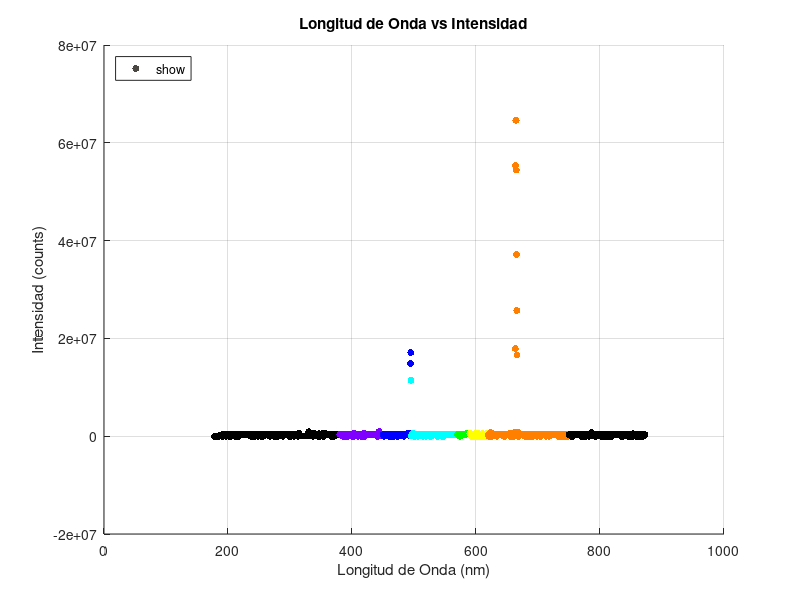

The MATLAB source for this figure:
clear all
close all
clc



% Ejemplo: arreglo con cadenas
%cadenas = {''};

% Reemplazar comas por puntos en todo el arreglo
%intensidad = cellfun(@(x) strrep(x, ',', '.'), cadenas, 'UniformOutput', false);


matriz=[
178.292	-10.39
178.672	-10.39
179.052	-10.39
179.432	-96.99
179.813	-29.11
180.193	-111.00
180.573	-80.60
180.953	-59.54
181.333	-87.62
181.713	-59.54
182.093	-61.88
182.473	-61.88
182.853	-17.41
183.233	29.40
183.613	-3.37E+03
183.993	64.51
184.373	41.11
184.753	83.24
185.133	1.11E+05
185.513	76.21
185.892	1.37E+05
186.272	2.00E+05
186.652	1.32E+05
187.032	1.84E+05
187.411	1.68E+05
187.791	2.35E+05
188.17	2.61E+05
188.55	2.61E+05
188.93	2.49E+05
189.309	2.45E+05
189.689	2.89E+05
190.068	2.59E+05
190.448	2.40E+05
190.827	2.68E+05
191.206	336.00
191.586	3.01E+05
191.965	3.62E+05
192.344	2.59E+05
192.724	3.01E+05
193.103	3.01E+05
193.482	3.50E+05
193.861	3.20E+05
194.241	3.10E+05
194.62	3.27E+05
194.999	3.50E+05
195.378	3.13E+05
195.757	3.17E+05
196.136	3.31E+05
196.515	3.38E+05
196.894	2.94E+05
197.273	336.00
197.652	3.52E+05
198.031	3.41E+05
198.41	3.41E+05
198.789	3.27E+05
199.167	2.54E+05
199.546	2.92E+05
199.925	3.08E+05
200.304	3.88E+05
200.682	2.64E+05
201.061	322.00
201.44	3.08E+05
201.818	2.96E+05
202.197	2.75E+05
202.575	3.03E+05
202.954	3.08E+05
203.332	226.00
203.711	2.73E+05
204.089	2.47E+05
204.468	219.00
204.846	2.35E+05
205.224	3.17E+05
205.603	2.61E+05
205.981	2.89E+05
206.359	2.56E+05
206.738	2.61E+05
207.116	2.64E+05
207.494	3.38E+05
207.872	3.48E+05
208.25	3.03E+05
208.628	2.73E+05
209.007	2.56E+05
209.385	2.61E+05
209.763	2.71E+05
210.141	3.17E+05
210.519	2.28E+05
210.897	233.00
211.274	2.64E+05
211.652	1.98E+05
212.03	2.64E+05
212.408	2.52E+05
212.786	2.82E+05
213.164	3.13E+05
213.541	3.27E+05
213.919	2.61E+05
214.297	2.96E+05
214.674	2.99E+05
215.052	3.03E+05
215.43	343.00
215.807	2.64E+05
216.185	3.15E+05
216.562	329.00
216.94	3.13E+05
217.317	329.00
217.694	3.17E+05
218.072	2.68E+05
218.449	2.99E+05
218.827	3.17E+05
219.204	2.85E+05
219.581	3.24E+05
219.958	2.64E+05
220.336	3.06E+05
220.713	2.96E+05
221.09	2.94E+05
221.467	2.92E+05
221.844	2.56E+05
222.221	3.24E+05
222.598	2.87E+05
222.975	2.56E+05
223.352	2.71E+05
223.729	2.28E+05
224.106	2.68E+05
224.483	3.24E+05
224.86	3.08E+05
225.237	3.01E+05
225.614	3.17E+05
225.99	3.15E+05
226.367	3.99E+05
226.744	2.78E+05
227.12	3.31E+05
227.497	3.06E+05
227.874	2.82E+05
228.25	2.68E+05
228.627	2.40E+05
229.003	3.50E+05
229.38	3.66E+05
229.756	3.27E+05
230.133	2.68E+05
230.509	2.49E+05
230.886	3.27E+05
231.262	2.75E+05
231.638	2.92E+05
232.015	2.87E+05
232.391	3.06E+05
232.767	3.20E+05
233.143	2.89E+05
233.52	2.61E+05
233.896	3.38E+05
234.272	3.66E+05
234.648	2.99E+05
235.024	3.20E+05
235.40	2.59E+05
235.776	2.94E+05
236.152	2.80E+05
236.528	3.34E+05
236.904	322.00
237.28	2.92E+05
237.656	3.27E+05
238.032	3.38E+05
238.407	3.24E+05
238.783	336.00
239.159	2.66E+05
239.535	3.34E+05
239.91	2.99E+05
240.286	329.00
240.662	3.24E+05
241.037	322.00
241.413	329.00
241.788	329.00
242.164	3.13E+05
242.539	3.52E+05
242.915	2.38E+05
243.29	322.00
243.665	2.71E+05
244.041	3.64E+05
244.416	3.62E+05
244.791	3.50E+05
245.167	2.66E+05
245.542	3.34E+05
245.917	2.92E+05
246.292	3.57E+05
246.667	3.17E+05
247.042	3.50E+05
247.418	3.20E+05
247.793	3.41E+05
248.168	3.13E+05
248.543	3.48E+05
248.918	322.00
249.292	2.99E+05
249.667	3.31E+05
250.042	3.08E+05
250.417	2.66E+05
250.792	3.08E+05
251.167	3.01E+05
251.541	2.94E+05
251.916	2.82E+05
252.291	2.14E+05
252.665	343.00
253.04	3.55E+05
253.415	3.08E+05
253.789	3.31E+05
254.164	2.82E+05
254.538	3.57E+05
254.913	2.82E+05
255.287	329.00
255.661	322.00
256.036	3.55E+05
256.41	3.59E+05
256.784	322.00
257.159	2.66E+05
257.533	2.99E+05
257.907	3.38E+05
258.281	2.52E+05
258.655	3.64E+05
259.03	3.17E+05
259.404	3.06E+05
259.778	3.59E+05
260.152	3.15E+05
260.526	3.06E+05
260.90	2.68E+05
261.274	2.68E+05
261.648	3.41E+05
262.021	3.24E+05
262.395	2.96E+05
262.769	2.96E+05
263.143	2.73E+05
263.517	3.13E+05
263.89	2.45E+05
264.264	3.06E+05
264.638	2.45E+05
265.011	3.41E+05
265.385	3.08E+05
265.758	3.17E+05
266.132	2.92E+05
266.505	3.74E+05
266.879	3.31E+05
267.252	343.00
267.626	3.57E+05
267.999	336.00
268.372	3.48E+05
268.746	3.13E+05
269.119	3.34E+05
269.492	3.31E+05
269.865	2.78E+05
270.239	2.94E+05
270.612	3.59E+05
270.985	3.24E+05
271.358	2.80E+05
271.731	3.71E+05
272.104	3.17E+05
272.477	3.74E+05
272.85	2.82E+05
273.223	3.76E+05
273.596	329.00
273.969	2.87E+05
274.342	3.38E+05
274.714	3.41E+05
275.087	2.80E+05
275.46	3.17E+05
275.833	2.96E+05
276.205	3.64E+05
276.578	3.55E+05
276.95	3.10E+05
277.323	2.73E+05
277.696	2.64E+05
278.068	343.00
278.441	3.34E+05
278.813	3.69E+05
279.185	322.00
279.558	3.17E+05
279.93	343.00
280.302	3.48E+05
280.675	2.28E+05
281.047	336.00
281.419	3.52E+05
281.791	2.96E+05
282.164	2.52E+05
282.536	3.59E+05
282.908	3.38E+05
283.28	3.57E+05
283.652	3.24E+05
284.024	3.34E+05
284.396	3.41E+05
284.768	3.03E+05
285.14	2.71E+05
285.512	3.62E+05
285.883	2.40E+05
286.255	3.17E+05
286.627	3.55E+05
286.999	3.48E+05
287.37	3.52E+05
287.742	2.45E+05
288.114	3.62E+05
288.485	329.00
288.857	3.17E+05
289.228	3.01E+05
289.60	3.64E+05
289.971	3.34E+05
290.343	2.85E+05
290.714	3.34E+05
291.086	4.30E+05
291.457	3.62E+05
291.828	3.90E+05
292.20	3.92E+05
292.571	4.51E+05
292.942	3.90E+05
293.313	4.41E+05
293.684	3.15E+05
294.055	3.90E+05
294.427	3.78E+05
294.798	3.38E+05
295.169	3.55E+05
295.54	3.10E+05
295.911	3.71E+05
296.281	3.55E+05
296.652	4.02E+05
297.023	4.09E+05
297.394	4.30E+05
297.765	4.37E+05
298.136	3.57E+05
298.506	432.00
298.877	4.13E+05
299.248	3.76E+05
299.618	4.09E+05
299.989	3.78E+05
300.359	3.59E+05
300.73	2.89E+05
301.10	425.00
301.471	3.71E+05
301.841	3.55E+05
302.212	3.50E+05
302.582	3.85E+05
302.952	4.48E+05
303.323	4.13E+05
303.693	4.04E+05
304.063	3.74E+05
304.433	3.41E+05
304.803	3.15E+05
305.174	3.78E+05
305.544	3.69E+05
305.914	3.66E+05
306.284	4.20E+05
306.654	343.00
307.024	3.17E+05
307.394	3.69E+05
307.763	3.55E+05
308.133	3.57E+05
308.503	3.66E+05
308.873	3.66E+05
309.243	4.06E+05
309.612	3.90E+05
309.982	3.88E+05
310.352	3.69E+05
310.721	3.55E+05
311.091	4.34E+05
311.46	4.04E+05
311.83	4.06E+05
312.199	4.16E+05
312.569	432.00
312.938	4.76E+05
313.308	4.67E+05
313.677	4.34E+05
314.046	4.95E+05
314.416	5.14E+05
314.785	6.61E+05
315.154	1026.00
315.523	1815.00
315.892	2810.00
316.261	3273.00
316.631	3194.00
317.00	3423.00
317.369	4233.00
317.738	5270.00
318.106	6208.00
318.475	6492.00
318.844	5825.00
319.213	5059.00
319.582	4186.00
319.951	3594.00
320.319	3327.00
320.688	3037.00
321.057	2798.00
321.425	2770.00
321.794	2548.00
322.163	2.40E+03
322.531	2222.00
322.90	2281.00
323.268	2211.00
323.636	2129.00
324.005	2124.00
324.373	2101.00
324.741	1841.00
325.11	1843.00
325.478	1675.00
325.846	1541.00
326.214	1394.00
326.583	1462.00
326.951	1251.00
327.319	1190.00
327.687	1162.00
328.055	1111.00
328.423	1108.00
328.791	1022.00
329.159	1015.00
329.526	1001.00
329.894	8.63E+05
330.262	9.07E+05
330.63	7.67E+05
330.998	7.57E+05
331.365	7.97E+05
331.733	7.71E+05
332.101	6.94E+05
332.468	6.10E+05
332.836	6.99E+05
333.203	6.12E+05
333.571	6.36E+05
333.938	5.94E+05
334.306	6.22E+05
334.673	5.77E+05
335.04	5.19E+05
335.408	4.55E+05
335.775	4.72E+05
336.142	4.91E+05
336.509	4.79E+05
336.877	4.91E+05
337.244	4.37E+05
337.611	439.00
337.978	4.06E+05
338.345	4.95E+05
338.712	4.62E+05
339.079	3.71E+05
339.446	4.65E+05
339.813	5.61E+05
340.179	4.74E+05
340.546	4.81E+05
340.913	4.65E+05
341.28	4.13E+05
341.647	4.74E+05
342.013	4.37E+05
342.38	3.88E+05
342.746	3.95E+05
343.113	4.06E+05
343.48	4.55E+05
343.846	4.27E+05
344.212	4.62E+05
344.579	4.30E+05
344.945	4.34E+05
345.312	4.37E+05
345.678	4.84E+05
346.044	425.00
346.411	5.07E+05
346.777	3.92E+05
347.143	3.71E+05
347.509	432.00
347.875	439.00
348.241	4.06E+05
348.607	3.81E+05
348.973	4.88E+05
349.339	3.55E+05
349.705	3.81E+05
350.071	4.16E+05
350.437	3.76E+05
350.803	4.48E+05
351.169	4.09E+05
351.534	4.09E+05
351.90	4.02E+05
352.266	5.19E+05
352.631	432.00
352.997	3.99E+05
353.362	4.55E+05
353.728	432.00
354.093	3.69E+05
354.459	439.00
354.824	4.23E+05
355.19	3.99E+05
355.555	3.97E+05
355.92	4.81E+05
356.286	3.99E+05
356.651	5.79E+05
357.016	4.55E+05
357.381	4.67E+05
357.746	3.78E+05
358.112	4.69E+05
358.477	4.09E+05
358.842	4.60E+05
359.207	4.09E+05
359.572	4.48E+05
359.937	4.34E+05
360.301	3.62E+05
360.666	4.48E+05
361.031	4.51E+05
361.396	4.55E+05
361.761	3.59E+05
362.125	3.62E+05
362.49	4.23E+05
362.855	3.88E+05
363.219	3.99E+05
363.584	3.74E+05
363.948	3.95E+05
364.313	3.97E+05
364.677	3.45E+05
365.042	4.09E+05
365.406	3.85E+05
365.77	4.02E+05
366.135	4.02E+05
366.499	432.00
366.863	3.38E+05
367.227	3.45E+05
367.591	4.51E+05
367.955	4.23E+05
368.32	3.97E+05
368.684	3.69E+05
369.048	3.57E+05
369.412	425.00
369.775	4.30E+05
370.139	4.67E+05
370.503	3.55E+05
370.867	4.06E+05
371.231	425.00
371.595	3.90E+05
371.958	4.23E+05
372.322	4.09E+05
372.686	4.16E+05
373.049	4.20E+05
373.413	3.85E+05
373.776	4.44E+05
374.14	4.23E+05
374.503	4.16E+05
374.867	4.74E+05
375.23	4.62E+05
375.593	3.97E+05
375.957	4.16E+05
376.32	3.74E+05
376.683	3.38E+05
377.046	3.59E+05
377.409	4.34E+05
377.773	4.30E+05
378.136	3.71E+05
378.499	4.02E+05
378.862	4.02E+05
379.225	3.92E+05
379.588	4.41E+05
379.95	2.82E+05
380.313	4.27E+05
380.676	4.55E+05
381.039	4.09E+05
381.402	3.55E+05
381.764	3.50E+05
382.127	4.09E+05
382.49	3.76E+05
382.852	3.90E+05
383.215	3.85E+05
383.577	4.81E+05
383.94	3.71E+05
384.302	4.67E+05
384.665	3.66E+05
385.027	453.00
385.389	3.83E+05
385.752	3.52E+05
386.114	3.81E+05
386.476	3.74E+05
386.838	3.88E+05
387.20	4.13E+05
387.562	3.81E+05
387.924	343.00
388.286	3.85E+05
388.648	439.00
389.01	4.48E+05
389.372	4.04E+05
389.734	4.37E+05
390.096	3.88E+05
390.458	3.52E+05
390.82	4.09E+05
391.181	4.02E+05
391.543	3.76E+05
391.905	3.88E+05
392.266	343.00
392.628	3.57E+05
392.989	3.52E+05
393.351	3.97E+05
393.712	336.00
394.074	3.52E+05
394.435	3.88E+05
394.796	4.27E+05
395.158	3.92E+05
395.519	3.85E+05
395.88	4.09E+05
396.241	3.88E+05
396.602	4.23E+05
396.964	4.51E+05
397.325	3.97E+05
397.686	4.41E+05
398.047	3.74E+05
398.408	4.02E+05
398.769	3.88E+05
399.129	3.92E+05
399.49	3.64E+05
399.851	343.00
400.212	3.85E+05
400.573	4.34E+05
400.933	3.24E+05
401.294	3.90E+05
401.654	4.93E+05
402.015	3.88E+05
402.376	3.97E+05
402.736	4.41E+05
403.097	432.00
403.457	4.51E+05
403.817	425.00
404.178	3.83E+05
404.538	4.44E+05
404.898	4.30E+05
405.258	5.09E+05
405.619	4.34E+05
405.979	4.09E+05
406.339	4.11E+05
406.699	4.60E+05
407.059	3.78E+05
407.419	4.16E+05
407.779	4.09E+05
408.139	4.27E+05
408.499	3.55E+05
408.858	3.78E+05
409.218	3.55E+05
409.578	4.18E+05
409.938	446.00
410.297	4.09E+05
410.657	3.83E+05
411.017	3.57E+05
411.376	3.95E+05
411.736	3.76E+05
412.095	3.71E+05
412.455	3.76E+05
412.814	4.20E+05
413.173	4.11E+05
413.533	4.06E+05
413.892	3.20E+05
414.251	3.64E+05
414.61	3.57E+05
414.97	446.00
415.329	3.83E+05
415.688	4.11E+05
416.047	446.00
416.406	439.00
416.765	3.62E+05
417.124	4.04E+05
417.483	3.48E+05
417.842	3.90E+05
418.20	4.88E+05
418.559	5.54E+05
418.918	645.00
419.277	5.79E+05
419.635	549.00
419.994	4.95E+05
420.352	425.00
420.711	3.99E+05
421.069	3.85E+05
421.428	3.85E+05
421.786	4.55E+05
422.145	3.31E+05
422.503	3.38E+05
422.861	3.92E+05
423.22	3.97E+05
423.578	3.15E+05
423.936	4.34E+05
424.294	4.06E+05
424.652	4.13E+05
425.01	3.55E+05
425.368	3.90E+05
425.726	4.34E+05
426.084	3.50E+05
426.442	3.41E+05
426.80	4.13E+05
427.158	4.18E+05
427.515	4.02E+05
427.873	3.59E+05
428.231	4.30E+05
428.589	4.62E+05
428.946	3.52E+05
429.304	3.66E+05
429.661	4.16E+05
430.019	3.85E+05
430.376	3.69E+05
430.734	3.66E+05
431.091	3.97E+05
431.448	4.02E+05
431.806	3.74E+05
432.163	3.97E+05
432.52	3.83E+05
432.877	3.08E+05
433.234	3.90E+05
433.592	3.76E+05
433.949	3.64E+05
434.306	3.81E+05
434.663	3.76E+05
435.02	3.81E+05
435.376	4.20E+05
435.733	3.38E+05
436.09	3.85E+05
436.447	3.55E+05
436.804	3.62E+05
437.16	3.99E+05
437.517	3.31E+05
437.874	4.02E+05
438.23	3.76E+05
438.587	4.23E+05
438.943	3.85E+05
439.30	4.58E+05
439.656	4.18E+05
440.012	3.88E+05
440.369	4.16E+05
440.725	3.78E+05
441.081	343.00
441.437	4.09E+05
441.794	5.37E+05
442.15	1071.00
442.506	1464.00
442.862	1593.00
443.218	1172.00
443.574	996.00
443.93	9.45E+05
444.286	7.53E+05
444.641	6.73E+05
444.997	5.89E+05
445.353	4.76E+05
445.709	4.51E+05
446.064	4.67E+05
446.42	4.23E+05
446.776	3.71E+05
447.131	3.99E+05
447.487	4.48E+05
447.842	3.66E+05
448.197	3.64E+05
448.553	3.24E+05
448.908	3.99E+05
449.264	3.52E+05
449.619	3.41E+05
449.974	3.99E+05
450.329	3.62E+05
450.684	3.20E+05
451.039	432.00
451.394	3.78E+05
451.749	343.00
452.104	3.76E+05
452.459	4.20E+05
452.814	3.69E+05
453.169	4.11E+05
453.524	3.24E+05
453.879	3.97E+05
454.233	4.27E+05
454.588	3.64E+05
454.943	4.13E+05
455.297	3.52E+05
455.652	3.74E+05
456.006	3.57E+05
456.361	4.23E+05
456.715	3.74E+05
457.07	3.76E+05
457.424	3.62E+05
457.778	3.50E+05
458.133	4.06E+05
458.487	4.69E+05
458.841	3.74E+05
459.195	3.81E+05
459.549	3.64E+05
459.903	3.88E+05
460.257	336.00
460.611	3.71E+05
460.965	4.27E+05
461.319	3.48E+05
461.673	3.78E+05
462.027	4.23E+05
462.381	3.76E+05
462.734	4.04E+05
463.088	3.78E+05
463.442	425.00
463.795	425.00
464.149	3.64E+05
464.502	3.69E+05
464.856	3.88E+05
465.209	4.02E+05
465.563	4.11E+05
465.916	4.04E+05
466.269	4.30E+05
466.622	4.48E+05
466.976	4.09E+05
467.329	3.62E+05
467.682	336.00
468.035	3.85E+05
468.388	3.10E+05
468.741	4.27E+05
469.094	3.06E+05
469.447	3.62E+05
469.80	3.83E+05
470.153	3.03E+05
470.506	3.85E+05
470.858	4.13E+05
471.211	4.13E+05
471.564	3.76E+05
471.916	4.48E+05
472.269	3.69E+05
472.621	453.00
472.974	3.88E+05
473.326	3.74E+05
473.679	3.76E+05
474.031	322.00
474.383	3.97E+05
474.736	439.00
475.088	3.95E+05
475.44	3.78E+05
475.792	3.92E+05
476.144	4.02E+05
476.497	3.95E+05
476.849	3.17E+05
477.201	3.45E+05
477.553	3.38E+05
477.904	4.37E+05
478.256	3.64E+05
478.608	3.62E+05
478.96	3.57E+05
479.312	3.97E+05
479.663	4.18E+05
480.015	3.66E+05
480.367	3.66E+05
480.718	3.92E+05
481.07	4.20E+05
481.421	4.04E+05
481.772	3.78E+05
482.124	4.02E+05
482.475	3.62E+05
482.827	2.54E+05
483.178	3.78E+05
483.529	425.00
483.88	3.62E+05
484.231	4.13E+05
484.582	4.16E+05
484.933	4.34E+05
485.284	3.88E+05
485.635	3.57E+05
485.986	3.78E+05
486.337	4.58E+05
486.688	4.11E+05
487.039	4.48E+05
487.39	3.69E+05
487.74	4.34E+05
488.091	4.13E+05
488.441	3.38E+05
488.792	4.09E+05
489.143	4.16E+05
489.493	4.95E+05
489.843	3.97E+05
490.194	3.74E+05
490.544	3.85E+05
490.895	4.11E+05
491.245	3.52E+05
491.595	3.92E+05
491.945	4.41E+05
492.295	4.16E+05
492.645	4.37E+05
492.995	4.60E+05
493.345	5.91E+05
493.695	1876.00
494.045	8902.00
494.395	1.49E+07
494.745	1.71E+07
495.095	1.14E+07
495.445	7545.00
495.794	5960.00
496.144	6021.00
496.494	5595.00
496.843	4626.00
497.193	3021.00
497.542	1364.00
497.891	6.17E+05
498.241	4.65E+05
498.59	5.33E+05
498.94	4.23E+05
499.289	3.52E+05
499.638	4.27E+05
499.987	3.90E+05
500.336	4.41E+05
500.685	453.00
501.034	432.00
501.383	4.84E+05
501.732	4.37E+05
502.081	4.02E+05
502.43	4.58E+05
502.779	3.97E+05
503.128	3.48E+05
503.476	4.04E+05
503.825	4.09E+05
504.174	4.04E+05
504.522	2.99E+05
504.871	3.92E+05
505.219	4.62E+05
505.568	4.37E+05
505.916	3.88E+05
506.265	432.00
506.613	4.18E+05
506.961	453.00
507.31	3.48E+05
507.658	3.92E+05
508.006	4.02E+05
508.354	3.71E+05
508.702	4.20E+05
509.05	4.20E+05
509.398	4.09E+05
509.746	4.27E+05
510.094	4.41E+05
510.442	3.99E+05
510.789	2.68E+05
511.137	3.62E+05
511.485	3.90E+05
511.833	2.75E+05
512.18	3.99E+05
512.528	3.95E+05
512.875	3.95E+05
513.223	3.66E+05
513.57	3.92E+05
513.918	329.00
514.265	425.00
514.612	3.59E+05
514.96	453.00
515.307	3.85E+05
515.654	3.92E+05
516.001	3.55E+05
516.348	4.16E+05
516.695	4.16E+05
517.042	3.50E+05
517.389	3.95E+05
517.736	3.90E+05
518.083	3.88E+05
518.43	3.97E+05
518.776	3.83E+05
519.123	425.00
519.47	3.52E+05
519.816	3.59E+05
520.163	3.27E+05
520.51	4.23E+05
520.856	4.02E+05
521.203	3.62E+05
521.549	3.41E+05
521.895	3.48E+05
522.242	3.08E+05
522.588	3.57E+05
522.934	3.95E+05
523.28	4.11E+05
523.626	4.11E+05
523.973	4.41E+05
524.319	3.55E+05
524.665	4.20E+05
525.011	4.23E+05
525.356	3.62E+05
525.702	4.34E+05
526.048	4.51E+05
526.394	432.00
526.74	3.97E+05
527.085	3.71E+05
527.431	4.02E+05
527.777	336.00
528.122	4.67E+05
528.468	3.17E+05
528.813	3.76E+05
529.158	3.48E+05
529.504	3.52E+05
529.849	3.38E+05
530.194	3.66E+05
530.54	3.69E+05
530.885	3.78E+05
531.23	3.52E+05
531.575	3.88E+05
531.92	3.59E+05
532.265	3.41E+05
532.61	2.66E+05
532.955	3.85E+05
533.30	4.02E+05
533.645	3.50E+05
533.989	4.30E+05
534.334	3.41E+05
534.679	4.20E+05
535.023	3.62E+05
535.368	4.11E+05
535.712	3.76E+05
536.057	3.88E+05
536.401	3.52E+05
536.746	3.71E+05
537.09	3.57E+05
537.434	425.00
537.779	3.41E+05
538.123	3.81E+05
538.467	3.48E+05
538.811	336.00
539.155	3.50E+05
539.499	3.78E+05
539.843	4.09E+05
540.187	3.59E+05
540.531	4.41E+05
540.875	4.02E+05
541.219	4.62E+05
541.562	4.18E+05
541.906	4.11E+05
542.25	4.11E+05
542.593	3.76E+05
542.937	4.58E+05
543.281	3.90E+05
543.624	4.27E+05
543.967	2.73E+05
544.311	4.30E+05
544.654	3.95E+05
544.997	3.81E+05
545.341	343.00
545.684	3.55E+05
546.027	3.20E+05
546.37	3.64E+05
546.713	3.71E+05
547.056	3.48E+05
547.399	432.00
547.742	3.31E+05
548.085	3.76E+05
548.428	329.00
548.771	4.44E+05
549.113	4.11E+05
549.456	3.78E+05
549.799	3.55E+05
550.141	3.17E+05
550.484	4.62E+05
550.826	3.20E+05
551.169	3.92E+05
551.511	4.55E+05
551.853	3.76E+05
552.196	3.74E+05
552.538	4.02E+05
552.88	3.48E+05
553.222	3.62E+05
553.564	4.11E+05
553.907	4.13E+05
554.249	3.85E+05
554.591	3.41E+05
554.932	3.99E+05
555.274	3.71E+05
555.616	3.59E+05
555.958	3.97E+05
556.30	3.41E+05
556.641	3.90E+05
556.983	3.10E+05
557.325	3.27E+05
557.666	3.78E+05
558.008	3.78E+05
558.349	3.81E+05
558.691	3.88E+05
559.032	3.24E+05
559.373	3.50E+05
559.715	3.13E+05
560.056	3.76E+05
560.397	3.59E+05
560.738	2.54E+05
561.079	3.50E+05
561.42	4.16E+05
561.761	4.67E+05
562.102	2.89E+05
562.443	3.64E+05
562.784	3.74E+05
563.125	3.50E+05
563.465	3.99E+05
563.806	3.81E+05
564.147	4.18E+05
564.487	3.95E+05
564.828	3.92E+05
565.168	3.81E+05
565.509	3.76E+05
565.849	3.76E+05
566.19	3.88E+05
566.53	3.62E+05
566.87	3.52E+05
567.21	3.88E+05
567.551	3.55E+05
567.891	3.88E+05
568.231	3.38E+05
568.571	3.76E+05
568.911	3.31E+05
569.251	3.24E+05
569.591	4.02E+05
569.93	2.99E+05
570.27	3.88E+05
570.61	3.08E+05
570.95	4.13E+05
571.289	4.23E+05
571.629	3.34E+05
571.969	3.64E+05
572.308	4.23E+05
572.647	3.13E+05
572.987	4.06E+05
573.326	3.90E+05
573.666	3.52E+05
574.005	336.00
574.344	336.00
574.683	3.78E+05
575.022	3.66E+05
575.361	4.09E+05
575.70	4.41E+05
576.039	3.81E+05
576.378	3.69E+05
576.717	3.83E+05
577.056	4.18E+05
577.395	4.48E+05
577.734	4.65E+05
578.072	4.34E+05
578.411	4.55E+05
578.749	4.23E+05
579.088	3.66E+05
579.426	3.99E+05
579.765	4.34E+05
580.103	3.71E+05
580.442	3.92E+05
580.78	4.11E+05
581.118	3.90E+05
581.456	3.74E+05
581.795	4.23E+05
582.133	3.99E+05
582.471	3.90E+05
582.809	3.85E+05
583.147	3.85E+05
583.485	4.58E+05
583.822	4.27E+05
584.16	5.02E+05
584.498	4.44E+05
584.836	4.20E+05
585.173	5.07E+05
585.511	4.18E+05
585.849	4.69E+05
586.186	4.95E+05
586.524	4.69E+05
586.861	4.34E+05
587.198	4.98E+05
587.536	4.76E+05
587.873	4.60E+05
588.21	5.23E+05
588.547	4.34E+05
588.884	4.81E+05
589.222	4.93E+05
589.559	5.09E+05
589.896	4.69E+05
590.232	5.47E+05
590.569	4.11E+05
590.906	4.41E+05
591.243	4.67E+05
591.58	5.23E+05
591.916	4.48E+05
592.253	432.00
592.59	4.58E+05
592.926	4.74E+05
593.263	4.55E+05
593.599	446.00
593.935	4.20E+05
594.272	4.41E+05
594.608	3.81E+05
594.944	3.90E+05
595.28	3.76E+05
595.617	4.27E+05
595.953	4.48E+05
596.289	4.41E+05
596.625	4.79E+05
596.961	4.62E+05
597.297	4.41E+05
597.632	446.00
597.968	3.74E+05
598.304	4.91E+05
598.64	4.30E+05
598.975	4.62E+05
599.311	3.81E+05
599.646	4.18E+05
599.982	4.06E+05
600.317	432.00
600.653	4.30E+05
600.988	3.76E+05
601.323	4.51E+05
601.659	4.95E+05
601.994	453.00
602.329	4.13E+05
602.664	5.09E+05
602.999	4.34E+05
603.334	4.23E+05
603.669	4.34E+05
604.004	4.58E+05
604.339	5.05E+05
604.674	425.00
605.008	5.05E+05
605.343	542.00
605.678	4.88E+05
606.012	4.23E+05
606.347	4.67E+05
606.681	4.65E+05
607.016	4.23E+05
607.35	4.34E+05
607.685	4.11E+05
608.019	4.04E+05
608.353	4.04E+05
608.687	453.00
609.022	3.69E+05
609.356	4.23E+05
609.69	5.00E+05
610.024	4.48E+05
610.358	453.00
610.692	453.00
611.025	5.47E+05
611.359	5.23E+05
611.693	4.65E+05
612.027	4.44E+05
612.36	4.16E+05
612.694	453.00
613.027	4.13E+05
613.361	3.99E+05
613.694	453.00
614.028	4.58E+05
614.361	4.72E+05
614.694	4.30E+05
615.028	4.60E+05
615.361	4.62E+05
615.694	4.51E+05
616.027	4.20E+05
616.36	3.95E+05
616.693	4.34E+05
617.026	5.00E+05
617.359	4.30E+05
617.692	4.60E+05
618.025	453.00
618.357	3.74E+05
618.69	3.55E+05
619.023	4.37E+05
619.355	3.69E+05
619.688	3.55E+05
620.02	3.81E+05
620.353	432.00
620.685	4.37E+05
621.017	4.72E+05
621.35	4.84E+05
621.682	446.00
622.014	4.20E+05
622.346	4.37E+05
622.678	4.34E+05
623.01	4.37E+05
623.342	5.40E+05
623.674	7.50E+05
624.006	7.60E+05
624.338	7.11E+05
624.67	5.12E+05
625.001	563.00
625.333	5.28E+05
625.665	4.91E+05
625.996	4.93E+05
626.328	446.00
626.659	4.02E+05
626.991	3.03E+05
627.322	3.88E+05
627.653	3.85E+05
627.984	4.13E+05
628.316	3.81E+05
628.647	3.55E+05
628.978	3.69E+05
629.309	3.64E+05
629.64	3.88E+05
629.971	3.99E+05
630.302	3.76E+05
630.633	4.06E+05
630.963	3.76E+05
631.294	3.64E+05
631.625	3.66E+05
631.956	3.74E+05
632.286	4.81E+05
632.617	3.74E+05
632.947	4.09E+05
633.278	3.92E+05
633.608	3.15E+05
633.938	336.00
634.269	3.24E+05
634.599	3.34E+05
634.929	3.52E+05
635.259	3.48E+05
635.589	3.62E+05
635.919	3.81E+05
636.249	3.85E+05
636.579	3.85E+05
636.909	4.20E+05
637.239	3.62E+05
637.568	3.15E+05
637.898	3.59E+05
638.228	3.92E+05
638.557	3.90E+05
638.887	4.23E+05
639.217	3.62E+05
639.546	3.74E+05
639.875	3.81E+05
640.205	4.41E+05
640.534	4.02E+05
640.863	3.85E+05
641.192	3.95E+05
641.522	4.23E+05
641.851	3.88E+05
642.18	4.41E+05
642.509	4.11E+05
642.838	3.50E+05
643.166	4.06E+05
643.495	3.97E+05
643.824	3.64E+05
644.153	4.13E+05
644.481	3.92E+05
644.81	336.00
645.139	3.64E+05
645.467	3.66E+05
645.796	3.97E+05
646.124	329.00
646.452	3.85E+05
646.781	4.04E+05
647.109	3.55E+05
647.437	3.83E+05
647.765	3.88E+05
648.093	4.02E+05
648.421	3.88E+05
648.749	4.09E+05
649.077	3.57E+05
649.405	4.34E+05
649.733	3.90E+05
650.061	3.69E+05
650.389	4.60E+05
650.716	3.74E+05
651.044	3.92E+05
651.371	3.66E+05
651.699	3.92E+05
652.026	3.59E+05
652.354	3.81E+05
652.681	3.90E+05
653.008	4.95E+05
653.336	4.84E+05
653.663	5.00E+05
653.99	5.16E+05
654.317	4.27E+05
654.644	4.74E+05
654.971	4.69E+05
655.298	453.00
655.625	4.20E+05
655.952	4.55E+05
656.279	4.18E+05
656.605	5.19E+05
656.932	453.00
657.259	3.66E+05
657.585	3.95E+05
657.912	4.69E+05
658.238	4.30E+05
658.564	5.09E+05
658.891	4.81E+05
659.217	5.33E+05
659.543	4.67E+05
659.87	4.79E+05
660.196	4.95E+05
660.522	556.00
660.848	6.15E+05
661.174	6.43E+05
661.50	7.34E+05
661.826	7.18E+05
662.151	7.25E+05
662.477	8.49E+05
662.803	1087.00
663.129	2564.00
663.454	1.79E+07
663.78	5.54E+07
664.105	6.46E+07
664.431	6.46E+07
664.756	6.46E+07
665.081	5.44E+07
665.407	3.71E+07
665.732	2.57E+07
666.057	1.66E+07
666.382	9787.00
666.707	5616.00
667.032	3259.00
667.357	2129.00
667.682	1459.00
668.007	1010.00
668.332	7.50E+05
668.657	659.00
668.981	6.40E+05
669.306	5.30E+05
669.63	5.87E+05
669.955	5.61E+05
670.279	5.61E+05
670.604	4.81E+05
670.928	4.27E+05
671.253	3.95E+05
671.577	4.88E+05
671.901	3.99E+05
672.225	4.76E+05
672.549	4.51E+05
672.873	3.88E+05
673.197	4.06E+05
673.521	3.99E+05
673.845	4.74E+05
674.169	3.13E+05
674.493	3.69E+05
674.816	4.06E+05
675.14	3.71E+05
675.464	3.57E+05
675.787	3.55E+05
676.111	4.20E+05
676.434	3.64E+05
676.758	3.99E+05
677.081	4.02E+05
677.404	3.95E+05
677.728	3.99E+05
678.051	3.66E+05
678.374	4.18E+05
678.697	329.00
679.02	3.69E+05
679.343	3.90E+05
679.666	4.06E+05
679.989	3.06E+05
680.311	439.00
680.634	3.74E+05
680.957	3.90E+05
681.28	3.59E+05
681.602	3.90E+05
681.925	3.34E+05
682.247	3.71E+05
682.57	3.95E+05
682.892	4.11E+05
683.214	329.00
683.537	3.81E+05
683.859	3.95E+05
684.181	3.59E+05
684.503	3.81E+05
684.825	3.59E+05
685.147	4.18E+05
685.469	3.74E+05
685.791	3.83E+05
686.113	3.57E+05
686.434	3.78E+05
686.756	3.66E+05
687.078	3.34E+05
687.399	3.76E+05
687.721	336.00
688.042	3.31E+05
688.364	3.92E+05
688.685	3.20E+05
689.006	4.06E+05
689.328	2.59E+05
689.649	3.27E+05
689.97	329.00
690.291	336.00
690.612	3.83E+05
690.933	3.99E+05
691.254	329.00
691.575	3.88E+05
691.896	3.57E+05
692.217	3.34E+05
692.537	329.00
692.858	3.55E+05
693.179	3.64E+05
693.499	3.74E+05
693.82	3.06E+05
694.14	2.80E+05
694.461	2.92E+05
694.781	3.71E+05
695.101	4.09E+05
695.421	3.71E+05
695.742	3.62E+05
696.062	3.13E+05
696.382	3.48E+05
696.702	3.15E+05
697.022	3.57E+05
697.342	3.01E+05
697.661	3.31E+05
697.981	3.55E+05
698.301	3.24E+05
698.621	3.74E+05
698.94	336.00
699.26	3.55E+05
699.579	3.38E+05
699.899	2.96E+05
700.218	3.01E+05
700.537	2.96E+05
700.857	3.01E+05
701.176	3.69E+05
701.495	2.40E+05
701.814	3.41E+05
702.133	3.20E+05
702.452	3.83E+05
702.771	322.00
703.09	2.96E+05
703.409	336.00
703.728	2.94E+05
704.046	4.41E+05
704.365	322.00
704.684	2.96E+05
705.002	3.24E+05
705.321	3.08E+05
705.639	3.27E+05
705.958	3.78E+05
706.276	3.10E+05
706.594	2.87E+05
706.912	3.95E+05
707.231	3.99E+05
707.549	4.11E+05
707.867	3.45E+05
708.185	3.95E+05
708.503	3.78E+05
708.821	4.13E+05
709.138	3.48E+05
709.456	3.10E+05
709.774	3.50E+05
710.092	3.92E+05
710.409	3.03E+05
710.727	3.13E+05
711.044	2.99E+05
711.362	3.08E+05
711.679	3.24E+05
711.996	3.92E+05
712.314	4.02E+05
712.631	3.20E+05
712.948	3.34E+05
713.265	2.87E+05
713.582	329.00
713.899	3.10E+05
714.216	4.02E+05
714.533	3.48E+05
714.85	3.06E+05
715.166	3.55E+05
715.483	3.83E+05
715.80	2.40E+05
716.116	2.10E+05
716.433	3.57E+05
716.749	3.38E+05
717.066	2.87E+05
717.382	3.85E+05
717.698	3.69E+05
718.015	322.00
718.331	3.08E+05
718.647	2.96E+05
718.963	3.97E+05
719.279	3.69E+05
719.595	3.27E+05
719.911	3.20E+05
720.227	2.73E+05
720.543	2.75E+05
720.858	3.64E+05
721.174	2.82E+05
721.49	3.88E+05
721.805	3.64E+05
722.121	3.13E+05
722.436	2.87E+05
722.752	3.41E+05
723.067	3.45E+05
723.382	3.24E+05
723.697	3.27E+05
724.013	3.06E+05
724.328	3.41E+05
724.643	2.64E+05
724.958	3.24E+05
725.273	3.71E+05
725.587	3.34E+05
725.902	3.03E+05
726.217	3.08E+05
726.532	3.66E+05
726.846	2.82E+05
727.161	3.57E+05
727.476	2.99E+05
727.79	3.15E+05
728.104	3.13E+05
728.419	2.75E+05
728.733	2.94E+05
729.047	2.82E+05
729.362	3.71E+05
729.676	3.74E+05
729.99	3.27E+05
730.304	2.94E+05
730.618	2.80E+05
730.932	3.38E+05
731.246	3.24E+05
731.559	3.52E+05
731.873	2.94E+05
732.187	2.78E+05
732.50	336.00
732.814	3.71E+05
733.127	3.95E+05
733.441	3.27E+05
733.754	2.64E+05
734.068	343.00
734.381	3.62E+05
734.694	336.00
735.007	329.00
735.32	3.64E+05
735.633	3.81E+05
735.946	2.92E+05
736.259	3.71E+05
736.572	3.83E+05
736.885	3.62E+05
737.198	3.62E+05
737.51	3.78E+05
737.823	3.71E+05
738.136	3.06E+05
738.448	329.00
738.761	3.76E+05
739.073	3.41E+05
739.385	3.76E+05
739.698	3.62E+05
740.01	3.17E+05
740.322	3.59E+05
740.634	3.27E+05
740.946	3.74E+05
741.258	2.82E+05
741.57	2.49E+05
741.882	2.89E+05
742.194	329.00
742.506	3.48E+05
742.817	3.50E+05
743.129	3.20E+05
743.441	3.10E+05
743.752	3.45E+05
744.064	3.03E+05
744.375	336.00
744.686	3.41E+05
744.998	3.50E+05
745.309	329.00
745.62	3.55E+05
745.931	3.71E+05
746.242	3.50E+05
746.553	3.17E+05
746.864	336.00
747.175	3.20E+05
747.486	329.00
747.797	3.69E+05
748.107	3.10E+05
748.418	2.73E+05
748.729	322.00
749.039	3.13E+05
749.35	3.55E+05
749.66	3.45E+05
749.97	3.03E+05
750.281	3.50E+05
750.591	2.52E+05
750.901	3.20E+05
751.211	3.81E+05
751.521	3.17E+05
751.831	3.69E+05
752.141	3.71E+05
752.451	3.08E+05
752.761	3.34E+05
753.071	4.23E+05
753.381	322.00
753.69	2.54E+05
754.00	2.73E+05
754.309	343.00
754.619	336.00
754.928	3.50E+05
755.238	3.50E+05
755.547	2.94E+05
755.856	329.00
756.165	3.06E+05
756.474	3.74E+05
756.783	3.13E+05
757.092	3.92E+05
757.401	3.13E+05
757.71	3.57E+05
758.019	4.18E+05
758.328	2.94E+05
758.637	2.73E+05
758.945	3.41E+05
759.254	3.03E+05
759.562	3.34E+05
759.871	2.99E+05
760.179	3.55E+05
760.488	3.45E+05
760.796	4.16E+05
761.104	3.24E+05
761.412	3.71E+05
761.72	3.48E+05
762.029	3.34E+05
762.337	3.27E+05
762.644	3.48E+05
762.952	3.15E+05
763.26	3.27E+05
763.568	2.73E+05
763.876	2.73E+05
764.183	3.74E+05
764.491	3.38E+05
764.798	2.82E+05
765.106	3.59E+05
765.413	2.75E+05
765.721	3.15E+05
766.028	2.38E+05
766.335	3.64E+05
766.642	3.55E+05
766.949	2.80E+05
767.256	3.48E+05
767.563	3.27E+05
767.87	3.38E+05
768.177	3.57E+05
768.484	3.66E+05
768.791	2.66E+05
769.097	3.48E+05
769.404	3.41E+05
769.711	2.75E+05
770.017	322.00
770.324	2.56E+05
770.63	3.45E+05
770.936	2.75E+05
771.243	3.13E+05
771.549	3.13E+05
771.855	2.52E+05
772.161	2.82E+05
772.467	2.80E+05
772.773	3.03E+05
773.079	3.17E+05
773.385	329.00
773.691	3.92E+05
773.996	2.87E+05
774.302	3.31E+05
774.608	3.06E+05
774.913	3.13E+05
775.219	2.49E+05
775.524	2.45E+05
775.829	2.66E+05
776.135	3.38E+05
776.44	3.31E+05
776.745	3.95E+05
777.05	322.00
777.355	3.45E+05
777.66	3.88E+05
777.965	2.75E+05
778.27	2.71E+05
778.575	3.55E+05
778.88	2.64E+05
779.184	3.08E+05
779.489	3.45E+05
779.794	3.24E+05
780.098	3.52E+05
780.403	2.80E+05
780.707	2.82E+05
781.011	2.92E+05
781.316	3.38E+05
781.62	3.24E+05
781.924	3.24E+05
782.228	336.00
782.532	3.59E+05
782.836	3.74E+05
783.14	4.23E+05
783.444	5.07E+05
783.748	1115.00
784.051	2199.00
784.355	3278.00
784.659	4151.00
784.962	3983.00
785.266	2929.00
785.569	2323.00
785.872	1633.00
786.176	1221.00
786.479	7.85E+05
786.782	5.44E+05
787.085	3.78E+05
787.388	3.74E+05
787.691	3.64E+05
787.994	3.90E+05
788.297	4.30E+05
788.60	3.17E+05
788.903	3.34E+05
789.205	2.68E+05
789.508	3.20E+05
789.811	3.52E+05
790.113	3.38E+05
790.415	2.96E+05
790.718	3.24E+05
791.02	2.85E+05
791.322	329.00
791.625	3.83E+05
791.927	2.96E+05
792.229	2.92E+05
792.531	2.56E+05
792.833	336.00
793.135	3.15E+05
793.437	3.85E+05
793.738	2.85E+05
794.04	322.00
794.342	3.81E+05
794.643	2.96E+05
794.945	3.69E+05
795.246	2.94E+05
795.548	2.75E+05
795.849	3.48E+05
796.15	3.90E+05
796.452	3.31E+05
796.753	3.45E+05
797.054	3.27E+05
797.355	3.41E+05
797.656	4.13E+05
797.957	3.08E+05
798.258	3.76E+05
798.558	3.52E+05
798.859	2.28E+05
799.16	2.89E+05
799.46	3.10E+05
799.761	2.99E+05
800.061	3.20E+05
800.362	3.74E+05
800.662	2.87E+05
800.962	3.74E+05
801.263	3.06E+05
801.563	3.31E+05
801.863	343.00
802.163	2.40E+05
802.463	3.48E+05
802.763	3.71E+05
803.063	2.94E+05
803.362	2.78E+05
803.662	3.20E+05
803.962	3.50E+05
804.261	3.15E+05
804.561	3.50E+05
804.861	3.38E+05
805.16	336.00
805.459	2.89E+05
805.759	2.96E+05
806.058	2.80E+05
806.357	2.89E+05
806.656	2.68E+05
806.955	2.78E+05
807.254	3.38E+05
807.553	3.24E+05
807.852	3.57E+05
808.151	343.00
808.449	3.10E+05
808.748	322.00
809.047	3.01E+05
809.345	322.00
809.644	2.78E+05
809.942	233.00
810.241	2.89E+05
810.539	3.31E+05
810.837	322.00
811.135	3.57E+05
811.433	3.85E+05
811.731	3.01E+05
812.029	3.55E+05
812.327	3.92E+05
812.625	2.66E+05
812.923	3.31E+05
813.221	219.00
813.518	3.38E+05
813.816	3.52E+05
814.114	3.03E+05
814.411	2.89E+05
814.708	336.00
815.006	2.99E+05
815.303	329.00
815.60	2.99E+05
815.898	3.01E+05
816.195	2.21E+05
816.492	343.00
816.789	3.17E+05
817.086	2.87E+05
817.382	3.64E+05
817.679	2.87E+05
817.976	3.38E+05
818.273	3.01E+05
818.569	343.00
818.866	3.71E+05
819.162	3.01E+05
819.459	3.08E+05
819.755	2.99E+05
820.051	3.10E+05
820.348	3.52E+05
820.644	3.59E+05
820.94	3.52E+05
821.236	3.66E+05
821.532	3.92E+05
821.828	3.15E+05
822.124	3.59E+05
822.419	3.06E+05
822.715	3.64E+05
823.011	3.20E+05
823.306	3.24E+05
823.602	3.31E+05
823.897	3.48E+05
824.193	3.20E+05
824.488	3.55E+05
824.783	3.15E+05
825.079	3.97E+05
825.374	2.80E+05
825.669	3.31E+05
825.964	3.01E+05
826.259	3.10E+05
826.554	3.13E+05
826.848	3.10E+05
827.143	2.71E+05
827.438	2.61E+05
827.733	2.80E+05
828.027	2.89E+05
828.322	3.31E+05
828.616	3.48E+05
828.91	2.92E+05
829.205	3.20E+05
829.499	3.01E+05
829.793	3.03E+05
830.087	2.89E+05
830.381	2.85E+05
830.675	2.89E+05
830.969	2.80E+05
831.263	3.45E+05
831.557	2.54E+05
831.851	3.41E+05
832.144	3.52E+05
832.438	3.01E+05
832.732	3.24E+05
833.025	2.94E+05
833.319	2.75E+05
833.612	3.15E+05
833.905	2.89E+05
834.198	2.87E+05
834.492	322.00
834.785	2.89E+05
835.078	3.24E+05
835.371	343.00
835.664	3.10E+05
835.956	3.41E+05
836.249	329.00
836.542	3.90E+05
836.835	3.20E+05
837.127	2.61E+05
837.42	3.31E+05
837.712	3.64E+05
838.005	3.15E+05
838.297	3.74E+05
838.589	2.64E+05
838.881	2.94E+05
839.174	2.78E+05
839.466	3.15E+05
839.758	3.20E+05
840.05	3.13E+05
840.341	3.27E+05
840.633	2.96E+05
840.925	2.68E+05
841.217	3.78E+05
841.508	2.85E+05
841.80	3.62E+05
842.091	2.87E+05
842.383	2.87E+05
842.674	2.14E+05
842.966	3.08E+05
843.257	3.10E+05
843.548	3.71E+05
843.839	3.52E+05
844.13	2.87E+05
844.421	2.17E+05
844.712	3.45E+05
845.003	343.00
845.294	3.15E+05
845.584	329.00
845.875	3.17E+05
846.166	3.20E+05
846.456	2.96E+05
846.747	329.00
847.037	2.89E+05
847.327	3.06E+05
847.618	3.08E+05
847.908	3.24E+05
848.198	2.85E+05
848.488	3.06E+05
848.778	3.15E+05
849.068	4.13E+05
849.358	329.00
849.648	3.45E+05
849.937	3.38E+05
850.227	2.45E+05
850.517	2.71E+05
850.806	3.08E+05
851.096	3.01E+05
851.385	2.94E+05
851.674	3.45E+05
851.964	343.00
852.253	2.92E+05
852.542	4.20E+05
852.831	439.00
853.12	5.02E+05
853.409	4.93E+05
853.698	4.16E+05
853.987	3.90E+05
854.276	3.10E+05
854.564	2.78E+05
854.853	3.57E+05
855.141	3.50E+05
855.43	3.38E+05
855.718	2.89E+05
856.007	2.82E+05
856.295	3.03E+05
856.583	2.85E+05
856.872	3.31E+05
857.16	3.34E+05
857.448	2.94E+05
857.736	336.00
858.024	2.85E+05
858.311	2.80E+05
858.599	3.48E+05
858.887	2.94E+05
859.175	329.00
859.462	3.27E+05
859.75	3.20E+05
860.037	2.99E+05
860.324	3.50E+05
860.612	2.80E+05
860.899	3.62E+05
861.186	336.00
861.473	3.20E+05
861.76	3.64E+05
862.047	3.62E+05
862.334	3.20E+05
862.621	3.48E+05
862.908	2.61E+05
863.195	3.20E+05
863.481	3.34E+05
863.768	3.50E+05
864.054	3.64E+05
864.341	343.00
864.627	3.45E+05
864.914	4.09E+05
865.20	3.97E+05
865.486	3.15E+05
865.772	3.62E+05
866.058	3.85E+05
866.344	3.24E+05
866.63	336.00
866.916	3.06E+05
867.202	3.20E+05
867.488	3.08E+05
867.773	2.87E+05
868.059	3.76E+05
868.344	3.10E+05
868.63	2.47E+05
868.915	3.06E+05
869.201	2.73E+05
869.486	2.94E+05
869.771	336.00
870.056	2.99E+05
870.341	3.24E+05
870.626	4.16E+05
870.911	2.71E+05
871.196	3.76E+05
871.481	3.24E+05
871.766	2.54E+05
872.05	3.41E+05
872.335	3.41E+05
872.619	3.41E+05];





% Datos: Longitud de onda (nm) e Intensidad (counts)
longitud_onda =matriz(:,1); % última longitud de onda
intensidad =matriz(:,2); % última intensidad

% Colores del espectro visible aproximados
colores_rgb = [
    0.5, 0, 1;    % Violeta
    0, 0, 1;      % Azul
    0, 1, 1;      % Cian
    0, 1, 0;      % Verde
    1, 1, 0;      % Amarillo
    1, 0.5, 0;    % Naranja
    1, 0, 0;      % Rojo
];

% Rangos de longitudes de onda asociados a colores
rangos_colores = [380, 450;  % Violeta
                  450, 495;  % Azul
                  495, 570;  % Verde
                  570, 590;  % Amarillo
                  590, 620;  % Naranja
                  620, 750]; % Rojo

% Crear colores para cada punto de datos
color_puntos = zeros(length(longitud_onda), 3); % Inicialización
for i = 1:length(longitud_onda)
    for j = 1:size(rangos_colores, 1)
        if longitud_onda(i) >= rangos_colores(j, 1) && longitud_onda(i) <= rangos_colores(j, 2)
            color_puntos(i, :) = colores_rgb(j, :);
            break;
        end
    end
end

% Crear la gráfica
figure;
scatter(longitud_onda, intensidad, 25, color_puntos, 'filled'); % Tamaño 25, colores según longitud
xlabel('Longitud de Onda (nm)');
ylabel('Intensidad (counts)');
title('Longitud de Onda vs Intensidad');

% Añadir una leyenda para los colores
hold on;
for j = 1:size(rangos_colores, 1)
    scatter(NaN, NaN, 50, colores_rgb(j, :), 'filled', 'DisplayName', ...
            sprintf('%d-%d nm', rangos_colores(j, 1), rangos_colores(j, 2)));
end
legend('show', 'Location', 'northwest');
grid on;
hold off;




%cte de Rydberg:

H=[6.10566E-07
4.5065E-07
3.99988E-07];
